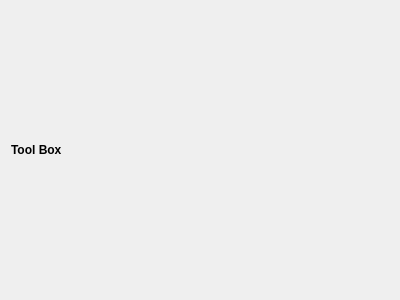
<?xml version="1.0" encoding="UTF-8"?>
<ui version="4.0">
 <class>Toolbox</class>
 <widget class="QWidget" name="Toolbox">
  <property name="geometry">
   <rect>
    <x>0</x>
    <y>0</y>
    <width>400</width>
    <height>300</height>
   </rect>
  </property>
  <property name="windowTitle">
   <string>Form</string>
  </property>
  <layout class="QVBoxLayout" name="verticalLayout">
   <item>
    <widget class="QLabel" name="label">
     <property name="sizePolicy">
      <sizepolicy hsizetype="Preferred" vsizetype="Maximum">
       <horstretch>0</horstretch>
       <verstretch>0</verstretch>
      </sizepolicy>
     </property>
     <property name="text">
      <string>&lt;b&gt;Tool Box&lt;/b&gt;</string>
     </property>
    </widget>
   </item>
   <item>
    <layout class="QGridLayout" name="toolBoxGrid"/>
   </item>
  </layout>
 </widget>
 <resources/>
 <connections/>
</ui>
